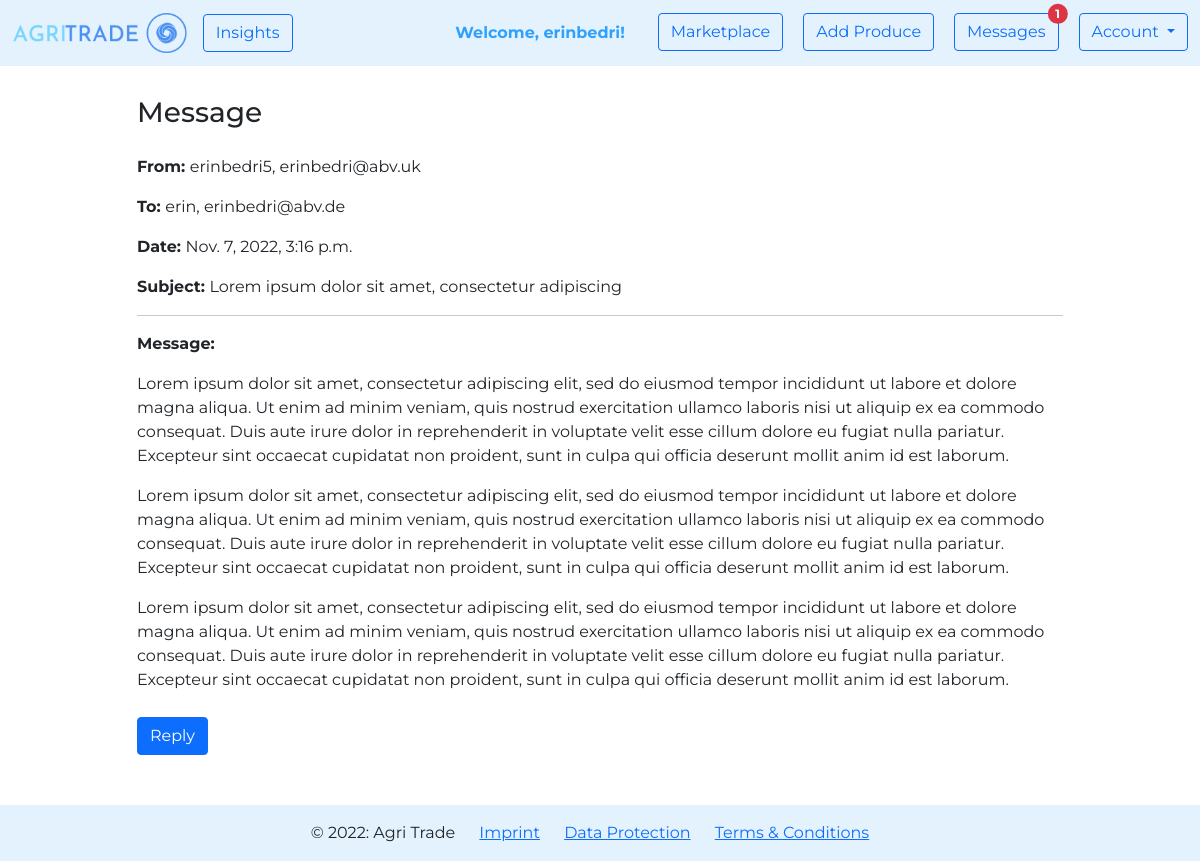
/messages/message/34 (signed in), run on the app's committed database.
### agri_trade/user_messages/models.py (models this page shows)
class Message(models.Model):
    SUBJECT_MAX_LEN = 50
    BODY_MAX_LEN = 1500
    sender = models.ForeignKey(
        UserModel,
        on_delete=CASCADE,
        related_name='sender',
    )
    receiver = models.ForeignKey(
        UserModel,
        on_delete=CASCADE,
        related_name='receiver',
    )
    subject = models.CharField(
        max_length=SUBJECT_MAX_LEN,
    )
    body = models.TextField(
        max_length=BODY_MAX_LEN,
    )
    created_at = models.DateTimeField(
        auto_now_add=True,
    )
    is_read = models.BooleanField(
        default=False,
    )

### agri_trade/user_messages/views.py (the view)
# urls.py: path('message/<int:pk>', views.show_message, name='message'),
@login_required
def show_message(request, pk):
    message = get_object_or_404(Message, pk=pk)
    if not message.is_read and message.receiver == request.user:
        message.is_read = True
        message.save()
    context = {
        'message': message,
    }
    return render(request, 'user_messages/message.html', context)

### agri_trade/user_messages/templates/user_messages/message.html (shortened to what this page needs)
{% extends 'web/base.html' %}
{% block content %}
    <div class="container" style="margin-top: 30px; margin-bottom: 50px">
        <div class="row justify-content-md-center">
            <div class="col-md-10">
                <h3>Message</h3>
                <div style="margin-top: 25px">
                    <p><b>From: </b>{{ message.sender }}, {{ message.sender.email }}</p>
                    <p><b>To: </b>{{ message.receiver }}, {{ message.receiver.email }}</p>
                    <p><b>Date: </b>{{ message.created_at }}</p>
                    <p><b>Subject: </b>{{ message.subject }}</p>
                    <hr>
                    <p><b>Message: </b>{{ message.body|linebreaks }}</p>
                </div>
                <div style="margin-top: 25px">
                    <a class="btn btn-primary" href="{% url 'user_messages:reply to' message.id %}"
                       role="button">Reply</a>
                </div>
            </div>
        </div>
    </div>
{% endblock %}

### agri_trade/web/templates/web/navigation.html (shortened to what this page needs)
{% load static %}
<nav class="navbar navbar-expand-lg navbar-light" style="background-color: #e3f2fd;">
    <div class="container-fluid">
        <a class="navbar-brand" href="{% url 'web:homepage' %}">
            <img src="{% static 'img/logo.png' %}" alt="logo" style="height: 40px">
        </a>
        <ul class="navbar-nav">
            <li class="nav-item">
                <a class="btn btn-outline-primary" href="{% url 'posts:show posts' %}">Insights</a>
            </li>
        </ul>
        <div class="collapse navbar-collapse" id="navbarNavDropdown">
            <ul class="navbar-nav ms-auto">
                {% if request.user.is_authenticated %}
                    <li class="nav-item" style="margin-right: 25px">
                        <b><a class="nav-link disabled" href="#"
                              style="color: #2fa1fd">Welcome, {{ request.user.username }}!</a></b>
                    </li>
                    <li class="nav-item" style="padding-right: 20px">
                        <a class="btn btn-outline-primary" href="{% url 'marketplace:marketplace' %}">Marketplace</a>
                    </li>
                    <li class="nav-item" style="padding-right: 20px">
                        <a class="btn btn-outline-primary" href="{% url 'marketplace:add product' %}">Add Produce</a>
                    </li>
                    <li class="nav-item" style="padding-right: 20px">
                        <button type="button" class="btn btn-outline-primary position-relative"
                                onclick="location.href = '{% url 'user_messages:messages' %}';">
                            Messages
                            {% if request.unread_messages_count > 0 %}
                                <span class="position-absolute top-0 start-100 translate-middle badge rounded-pill bg-danger">
                                {{ request.unread_messages_count }}
                            </span>
                            {% endif %}
                        </button>
                    </li>
                    <div class="dropdown">
                        <button class="btn btn-outline-primary dropdown-toggle" type="button" id="dropdownMenuButton1"
                                data-bs-toggle="dropdown" aria-expanded="false">
                            Account
                        </button>
                    </div>
                {% endif %}
            </ul>
        </div>
    </div>
</nav>

### static/css/style.css (style rules this page uses)
body { font-family: 'Montserrat', sans-serif !important; }

### data on the page
Message: sender "erinbedri5", sender.email "erinbedri@abv.uk", receiver "erin", receiver.email "erinbedri@abv.de", created_at "Nov. 7, 2022, 3:16 p.m.", subject "Lorem ipsum dolor sit amet, consectetur adipiscing", body "Lorem ipsum dolor sit amet, consectetur adipiscing elit, sed do eiusmod tempor incididunt ut labore et dolore magna aliqua. Ut enim ad minim veniam, quis nostrud exercitation ullamco laboris nisi ut aliquip ex ea commodo consequat. Duis aute irure dolor in reprehenderit in voluptate velit esse cillum dolore eu fugiat nulla pariatur. Excepteur sint occaecat cupidatat non proident, sunt in culpa qui officia deserunt mollit anim id est laborum. Lorem ipsum dolor sit amet, consectetur adipiscing elit, sed do eiusmod tempor incididunt ut labore et dolore magna aliqua. Ut enim ad minim veniam, quis nostrud exercitation ullamco laboris nisi ut aliquip ex ea commodo consequat. Duis aute irure dolor…"

### other printed values
{{ request.user.username }} "erinbedri"
{{ request.unread_messages_count }} "1"
